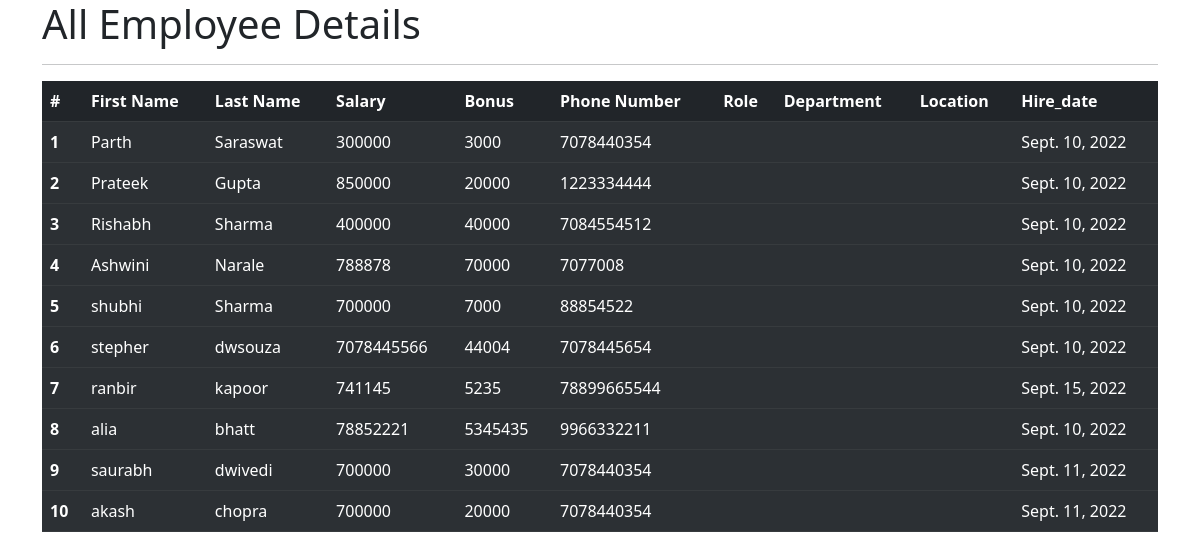
The page /all_emp on the database as committed earlier.
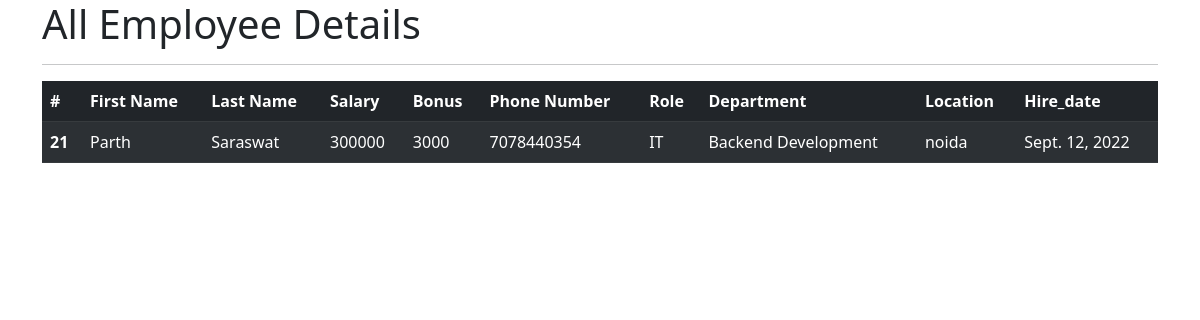
The same page on the database as committed later.
### emp_app/models.py (models this page shows)
class Employee(models.Model):
    first_name = models.CharField(max_length=90, blank=True)
    last_name = models.CharField(max_length=90)
    dept = models.CharField(max_length=90, blank=True)
    salary = models.IntegerField(default=0)
    location = models.CharField(max_length=100, blank=True)
    bonus = models.IntegerField(default=0)
    role = models.CharField(max_length=90, blank=True)
    phone = models.IntegerField(default=0)
    hire_date = models.DateField()
    def __str__(self):
        return "%s %s %s " % (self.first_name, self.last_name, self.role)

### emp_app/views.py (the view)
# urls.py: path('all_emp', views.all_emp, name='all_emp'),
def all_emp(request):
    emps = Employee.objects.all()
    context = {
        'emps': emps
    }
    print(context)
    return render(request, 'view_all_emp.html', context)

### emp_app/templates/view_all_emp.html (shortened to what this page needs)
<!doctype html>
<html lang="en">
<head>
    <link rel="stylesheet" href="https://cdn.jsdelivr.net/npm/bootstrap@5.2.1/dist/css/bootstrap.rtl.min.css"
>
</head>
<body>
<div class="container">
    <h1>All Employee Details</h1>
    <hr/>
    <table class="table table-dark table-striped">
        <thead>
        <tr>
            <th scope="col">#</th>
            <th scope="col">First Name</th>
            <th scope="col">Last Name</th>
            <th scope="col">Salary</th>
            <th scope="col">Bonus</th>
            <th scope="col">Phone Number</th>
            <th scope="col">Role</th>
            <th scope="col">Department</th>
            <th scope="col">Location</th>
            <th scope="col">Hire_date</th>
        </tr>
        </thead>
        {% for emp in emps %}
        <tbody>
        <tr>
            <th scope="row">{{emp.id}}</th>
            <td>{{emp.first_name}}</td>
            <td>{{emp.last_name}}</td>
            <td>{{emp.salary}}</td>
            <td>{{emp.bonus}}</td>
            <td>{{emp.phone}}</td>
            <td>{{emp.dept}}</td>
            <td>{{emp.role}}</td>
            <td>{{emp.location}}</td>
            <td>{{emp.hire_date}}</td>
        </tr>
        {% endfor %}
        </tbody>
    </table>
</div>
</body>
</html>

Rows that differ between the two databases and show on the page:
removed Employee: id "1", first_name "Parth", last_name "Saraswat", salary "300000", bonus "3000", phone "7078440354", hire_date "Sept. 10, 2022"
removed Employee: id "2", first_name "Prateek", last_name "Gupta", salary "850000", bonus "20000", phone "1223334444", hire_date "Sept. 10, 2022"
removed Employee: id "3", first_name "Rishabh", last_name "Sharma", salary "400000", bonus "40000", phone "7084554512", hire_date "Sept. 10, 2022"
removed Employee: id "4", first_name "Ashwini", last_name "Narale", salary "788878", bonus "70000", phone "7077008", hire_date "Sept. 10, 2022"
removed Employee: id "5", first_name "shubhi", last_name "Sharma", salary "700000", bonus "7000", phone "88854522", hire_date "Sept. 10, 2022"
removed Employee: id "6", first_name "stepher", last_name "dwsouza", salary "7078445566", bonus "44004", phone "7078445654", hire_date "Sept. 10, 2022"
removed Employee: id "7", first_name "ranbir", last_name "kapoor", salary "741145", bonus "5235", phone "78899665544", hire_date "Sept. 15, 2022"
removed Employee: id "8", first_name "alia", last_name "bhatt", salary "78852221", bonus "5345435", phone "9966332211", hire_date "Sept. 10, 2022"
removed Employee: id "9", first_name "saurabh", last_name "dwivedi", salary "700000", bonus "30000", phone "7078440354", hire_date "Sept. 11, 2022"
removed Employee: id "10", first_name "akash", last_name "chopra", salary "700000", bonus "20000", phone "7078440354", hire_date "Sept. 11, 2022"
added Employee: id "21", first_name "Parth", last_name "Saraswat", salary "300000", bonus "3000", phone "7078440354", dept "IT", role "Backend Development", location "noida", hire_date "Sept. 12, 2022"
